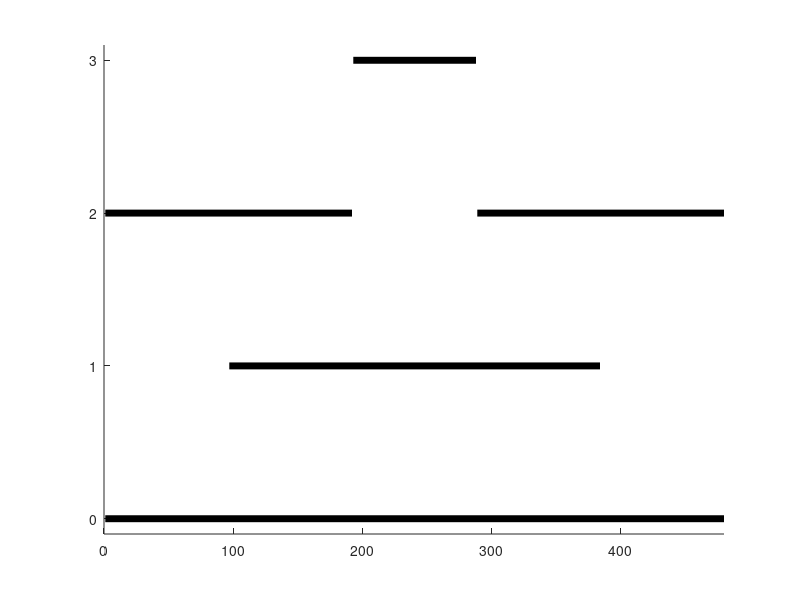

Source code (MATLAB): (Note: this script raises an error after producing the figure.)
clc
clear all

for k=1:5
    P(k,:)=[96*(k-1)+1,96*k];
end

figure(1)
clf
hold on

plot([P(1,1),P(5,2)],0*[1 1],'k','linewidth',5)
plot([P(2,1),P(4,2)],1*[1 1],'k','linewidth',5)
plot([P(3,1),P(3,2)],3*[1 1],'k','linewidth',5)
plot([P(1,1),P(2,2)],2*[1 1],'k','linewidth',5)
plot([P(4,1),P(5,2)],2*[1 1],'k','linewidth',5)

xlim([0 5*96])
ylim([-.1 3.1])
set(gca,'ytick',[0 1 2 3])
set(gca,'yticklabels',{'Targetted Reaching in Three Directions','Turbulent Forces Applied','Cursor = Hand','Cursor = Intent'})

matlabfrag('figures/fig3raw')